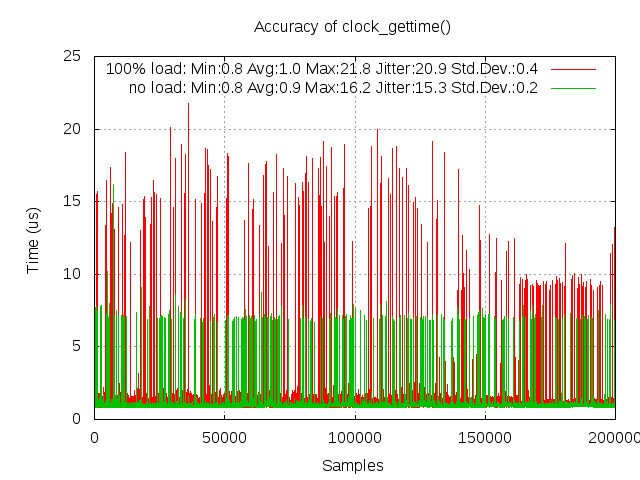

The gnuplot source for this figure:
###########Gnuplot script###################
#	set term post eps color solid enh
	set terminal png
	set grid
	set xtics 50000	
	
	set output "clock_gettime.png"
	set xlabel "Samples"
	set ylabel "Time (us)"
	set title "Accuracy of clock_gettime()"
	plot "clock_gettime.log.100load"  with lines title "100% load: Min:0.8 Avg:1.0 Max:21.8 Jitter:20.9 Std.Dev.:0.4", \
		"clock_gettime.log.noload"  with lines title "no load: Min:0.8 Avg:0.9 Max:16.2 Jitter:15.3 Std.Dev.:0.2"
############################################
